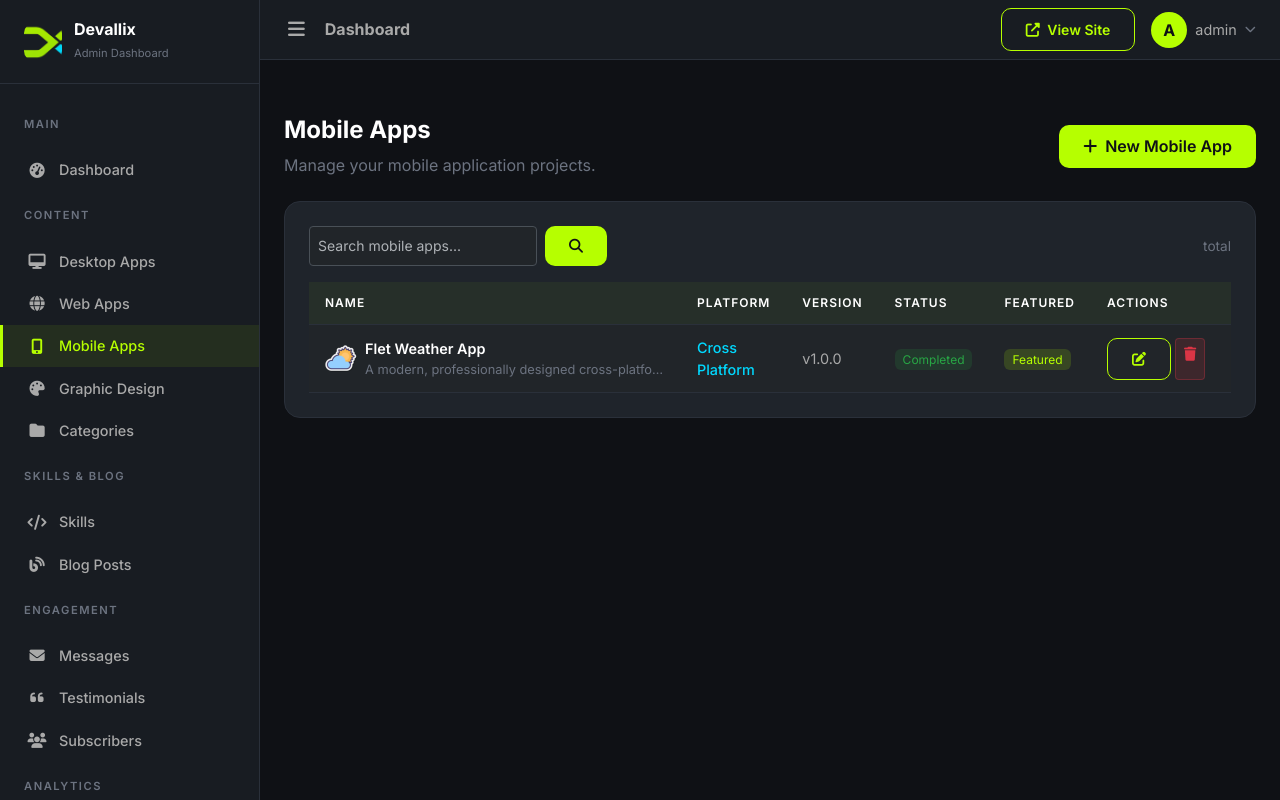
/dashboard/mobile-apps/ (signed in), run on the app's committed database.
### apps/core/models.py (models this page shows, shortened)
class SiteSettings(models.Model):
    site_name = models.CharField(max_length=200, default='DevPortfolio')
    site_tagline = models.CharField(max_length=300, blank=True)
    logo = models.ImageField(upload_to='uploads/site/', blank=True, null=True)
    favicon = models.ImageField(upload_to='uploads/site/', blank=True, null=True)
    hero_title = models.CharField(max_length=300, blank=True)
    hero_subtitle = models.TextField(blank=True)
    hero_cta_text = models.CharField(max_length=100, default='View Portfolio')
    hero_cta_url = models.CharField(max_length=300, default='/portfolio/')
    about_image = models.ImageField(upload_to='uploads/site/', blank=True, null=True)
    footer_text = models.TextField(blank=True)
    meta_title = models.CharField(max_length=200, blank=True)
    meta_description = models.TextField(blank=True)
    meta_keywords = models.TextField(blank=True)
    og_image = models.ImageField(upload_to='uploads/site/', blank=True, null=True)
    google_analytics_code = models.TextField(blank=True)
    email = models.EmailField(blank=True)
    phone = models.CharField(max_length=20, blank=True)
    address = models.TextField(blank=True)
    github_url = models.URLField(blank=True)
    linkedin_url = models.URLField(blank=True)
    twitter_url = models.URLField(blank=True)
    youtube_url = models.URLField(blank=True)
    facebook_url = models.URLField(blank=True)
    instagram_url = models.URLField(blank=True)
    updated_at = models.DateTimeField(auto_now=True)
    class Meta:
        verbose_name = 'Site Settings'
        verbose_name_plural = 'Site Settings'
    @classmethod
    def load(cls):
        obj, created = cls.objects.get_or_create(pk=1)
        return obj

### apps/accounts/models.py (models this page shows, shortened)
class User(AbstractUser):
    email = models.EmailField(unique=True)
    bio = models.TextField(blank=True)
    avatar = models.ImageField(upload_to='avatars/', blank=True, null=True)
    job_title = models.CharField(max_length=200, blank=True)
    phone = models.CharField(max_length=20, blank=True)
    location = models.CharField(max_length=200, blank=True)
    website = models.URLField(blank=True)
    github = models.URLField(blank=True)
    linkedin = models.URLField(blank=True)
    twitter = models.URLField(blank=True)
    class Meta:
        verbose_name = 'User'
        verbose_name_plural = 'Users'

### apps/mobile_apps/models.py (models this page shows, shortened)
class MobileApp(models.Model):
    PLATFORM_CHOICES = [
        ('android', 'Android'),
        ('ios', 'iOS'),
        ('cross_platform', 'Cross Platform'),
    ]
    STATUS_CHOICES = [
        ('completed', 'Completed'),
        ('in_progress', 'In Progress'),
        ('archived', 'Archived'),
    ]
    name = models.CharField(max_length=200)
    slug = models.SlugField(max_length=200, unique=True)
    short_description = models.CharField(max_length=300)
    description = models.TextField()
    platform = models.CharField(max_length=20, choices=PLATFORM_CHOICES, default='cross_platform')
    technologies = models.ManyToManyField('portfolio.Technology', blank=True, related_name='mobile_apps')
    version = models.CharField(max_length=50, default='1.0.0')
    logo = models.ImageField(upload_to='uploads/mobile_apps/logos/', blank=True, null=True)
    image = models.ImageField(upload_to='uploads/mobile_apps/', blank=True, null=True)
    play_store_url = models.URLField(blank=True)
    app_store_url = models.URLField(blank=True)
    website_url = models.URLField(blank=True)
    github_url = models.URLField(blank=True)
    status = models.CharField(max_length=20, choices=STATUS_CHOICES, default='completed')
    featured = models.BooleanField(default=False)
    display_order = models.PositiveIntegerField(default=0)
    meta_title = models.CharField(max_length=200, blank=True)
    meta_description = models.TextField(blank=True)
    created_at = models.DateTimeField(auto_now_add=True)
    updated_at = models.DateTimeField(auto_now=True)
    class Meta:
        ordering = ['display_order', '-created_at']
        verbose_name = 'Mobile Application'
        verbose_name_plural = 'Mobile Applications'

### apps/dashboard/views.py (the view)
# urls.py: path('mobile-apps/', views.MobileAppListView.as_view(), name='mobile_app_list'),
class MobileAppListView(DashboardLoginRequiredMixin, ListView):
    model = MobileApp
    template_name = 'dashboard/mobile_app_list.html'
    context_object_name = 'mobile_apps'
    paginate_by = 20
    def get_queryset(self):
        qs = MobileApp.objects.all()
        search = self.request.GET.get('q')
        if search:
            qs = qs.filter(name__icontains=search)
        return qs
    def get_context_data(self, **kwargs):
        context = super().get_context_data(**kwargs)
        context['search_query'] = self.request.GET.get('q', '')
        return context

### templates/dashboard/mobile_app_list.html (shortened to what this page needs)
{% extends 'dashboard/base_dashboard.html' %}
{% load humanize %}
{% block content %}
<div class="page-section">
    <div class="d-flex justify-content-between align-items-center mb-4">
        <div>
            <h4 class="page-title">Mobile Apps</h4>
            <p style="color:var(--text-dim);margin:0;">Manage your mobile application projects.</p>
        </div>
        <a href="{% url 'dashboard:mobile_app_create' %}" class="btn btn-accent">
            <i class="fas fa-plus me-1"></i> New Mobile App
        </a>
    </div>
    <div class="dashboard-card">
        <div class="d-flex justify-content-between align-items-center mb-3">
            <form method="get" class="d-flex gap-2" style="max-width:400px;">
                <input type="text" name="q" class="form-control form-control-sm" placeholder="Search mobile apps..." value="{{ search_query|default:'' }}">
                <button type="submit" class="btn btn-accent btn-sm"><i class="fas fa-search"></i></button>
            </form>
            <span style="color:var(--text-dim);font-size:0.85rem;">{{ mobile_apps.paginator.count }} total</span>
        </div>
        <div class="table-responsive">
            <table class="table table-dashboard mb-0">
                <thead>
                    <tr>
                        <th>Name</th>
                        <th>Platform</th>
                        <th>Version</th>
                        <th>Status</th>
                        <th>Featured</th>
                        <th style="width:150px;">Actions</th>
                    </tr>
                </thead>
                <tbody>
                    {% for app in mobile_apps %}
                    <tr>
                        <td>
                            <div class="d-flex align-items-center gap-2">
                                {% if app.logo %}
                                <img src="{{ app.logo.url }}" alt="{{ app.name }}" style="width:32px;height:32px;border-radius:8px;object-fit:cover;">
                                {% else %}
                                <div style="width:32px;height:32px;border-radius:8px;background:var(--accent-secondary);display:flex;align-items:center;justify-content:center;flex-shrink:0;">
                                    <i class="fas fa-mobile-alt" style="color:var(--bg-primary);font-size:0.8rem;"></i>
                                </div>
                                {% endif %}
                                <div>
                                    <span style="font-weight:600;">{{ app.name }}</span>
                                    <div style="color:var(--text-dim);font-size:0.8rem;white-space:nowrap;overflow:hidden;text-overflow:ellipsis;max-width:300px;">{{ app.short_description }}</div>
                                </div>
                            </div>
                        </td>
                        <td><span style="color:var(--accent-secondary);font-weight:500;">{{ app.get_platform_display }}</span></td>
                        <td style="color:var(--text-muted);">v{{ app.version }}</td>
                        <td>
                            {% if app.status == 'completed' %}
                            <span style="background:rgba(40,167,69,0.15);color:#28a745;padding:3px 8px;border-radius:6px;font-size:0.75rem;">Completed</span>
                            {% elif app.status == 'in_progress' %}
                            <span style="background:rgba(0,217,255,0.15);color:var(--accent-secondary);padding:3px 8px;border-radius:6px;font-size:0.75rem;">In Progress</span>
                            {% else %}
                            <span style="background:rgba(255,193,7,0.15);color:#ffc107;padding:3px 8px;border-radius:6px;font-size:0.75rem;">Archived</span>
                            {% endif %}
                        </td>
                        <td>
                            {% if app.featured %}
                            <span style="background:rgba(182,255,0,0.15);color:var(--accent);padding:3px 8px;border-radius:6px;font-size:0.75rem;">Featured</span>
                            {% else %}
                            <span style="color:var(--text-dim);font-size:0.85rem;">&mdash;</span>
                            {% endif %}
                        </td>
                        <td>
                            <div class="d-flex gap-1">
                                <a href="{% url 'dashboard:mobile_app_edit' pk=app.pk %}" class="btn btn-outline-accent btn-sm" title="Edit">
                                    <i class="fas fa-edit"></i>
                                </a>
                                <a href="{% url 'dashboard:mobile_app_delete' pk=app.pk %}" class="btn btn-sm" style="background:rgba(220,53,69,0.15);color:#dc3545;border:1px solid rgba(220,53,69,0.3);" title="Delete">
                                    <i class="fas fa-trash"></i>
                                </a>
                            </div>
                        </td>
                    </tr>
                    {% endfor %}
                </tbody>
            </table>
        </div>
    </div>
</div>
{% endblock %}

### templates/dashboard/includes/sidebar.html (shortened to what this page needs)
<nav class="sidebar" id="sidebar">
    <div class="sidebar-brand">
        {% if site_settings.logo %}
        <img src="{{ site_settings.logo.url }}" alt="{{ site_settings.site_name }}" style="width:38px;height:38px;border-radius:10px;object-fit:cover;">
        {% else %}
        <div class="brand-icon"><span>D</span></div>
        {% endif %}
        <div>
            <h5>{{ site_settings.site_name|default:'DevPortfolio' }}</h5>
            <small>Admin Dashboard</small>
        </div>
    </div>
    <div class="sidebar-nav">
        <div class="nav-section">
            <div class="nav-section-title">Main</div>
        </div>
        <a href="{% url 'dashboard:dashboard_home' %}" class="nav-link {% if request.resolver_match.url_name == 'dashboard_home' %}active{% endif %}">
            <i class="fas fa-tachometer-alt"></i> Dashboard
        </a>
        <div class="nav-section">
            <div class="nav-section-title">Content</div>
        </div>
        <a href="{% url 'dashboard:app_list' %}" class="nav-link {% if '/dashboard/desktop-apps/' in request.path %}active{% endif %}">
            <i class="fas fa-desktop"></i> Desktop Apps
        </a>
        <a href="{% url 'dashboard:project_list' %}" class="nav-link {% if '/dashboard/web-apps/' in request.path %}active{% endif %}">
            <i class="fas fa-globe"></i> Web Apps
        </a>
        <a href="{% url 'dashboard:mobile_app_list' %}" class="nav-link {% if '/dashboard/mobile-apps/' in request.path %}active{% endif %}">
            <i class="fas fa-mobile-alt"></i> Mobile Apps
        </a>
        <a href="{% url 'dashboard:design_list' %}" class="nav-link {% if '/dashboard/graphic-design/' in request.path %}active{% endif %}">
            <i class="fas fa-palette"></i> Graphic Design
        </a>
        <a href="{% url 'dashboard:category_list' %}" class="nav-link {% if 'category' in request.resolver_match.url_name %}active{% endif %}">
            <i class="fas fa-folder"></i> Categories
        </a>
        <div class="nav-section">
            <div class="nav-section-title">Skills & Blog</div>
        </div>
        <a href="{% url 'dashboard:skill_list' %}" class="nav-link {% if 'skill' in request.resolver_match.url_name %}active{% endif %}">
            <i class="fas fa-code"></i> Skills
        </a>
        <a href="{% url 'dashboard:blog_list' %}" class="nav-link {% if 'blog' in request.resolver_match.url_name %}active{% endif %}">
            <i class="fas fa-blog"></i> Blog Posts
        </a>
        <div class="nav-section">
            <div class="nav-section-title">Engagement</div>
        </div>
        <a href="{% url 'dashboard:message_list' %}" class="nav-link {% if 'message' in request.resolver_match.url_name %}active{% endif %}">
            <i class="fas fa-envelope"></i> Messages
        </a>
        <a href="{% url 'dashboard:testimonial_list' %}" class="nav-link {% if 'testimonial' in request.resolver_match.url_name %}active{% endif %}">
            <i class="fas fa-quote-left"></i> Testimonials
        </a>
        <a href="{% url 'dashboard:subscriber_list' %}" class="nav-link {% if 'subscriber' in request.resolver_match.url_name %}active{% endif %}">
            <i class="fas fa-users"></i> Subscribers
        </a>
        <div class="nav-section">
            <div class="nav-section-title">Analytics</div>
        </div>
    </div>
</nav>

### templates/dashboard/includes/topbar.html (shortened to what this page needs)
<header class="topbar">
    <div class="d-flex align-items-center gap-3">
        <button class="sidebar-toggler">
            <i class="fas fa-bars"></i>
        </button>
        <h6 class="mb-0 fw-bold" style="color:var(--text-muted);">{% block topbar_title %}Dashboard{% endblock %}</h6>
    </div>
    <div class="d-flex align-items-center gap-3">
        <a href="{% url 'core:home' %}" class="btn btn-sm btn-outline-accent" target="_blank">
            <i class="fas fa-external-link-alt me-1"></i> View Site
        </a>
        <div class="dropdown">
            <a class="d-flex align-items-center gap-2 text-decoration-none" href="#" data-bs-toggle="dropdown">
                <div style="width:36px;height:36px;border-radius:50%;background:var(--accent);display:flex;align-items:center;justify-content:center;">
                    <span style="color:var(--bg-primary);font-weight:700;">{{ request.user.first_name.0|default:request.user.username.0|upper }}</span>
                </div>
                <span style="color:var(--text-muted);font-size:0.9rem;">{{ request.user.get_short_name|default:request.user.username }}</span>
                <i class="fas fa-chevron-down" style="font-size:0.7rem;color:var(--text-dim);"></i>
            </a>
        </div>
    </div>
</header>

### data on the page
SiteSettings: logo (picture), site_name "Devallix"
User: user.first_name.0 "A", user.get_short_name "admin"
MobileApp: logo (picture), name "Flet Weather App", short_description "A modern, professionally designed cross-platfo…", platform "Cross Platform", version "1.0.0", status "Completed", featured "Featured"
